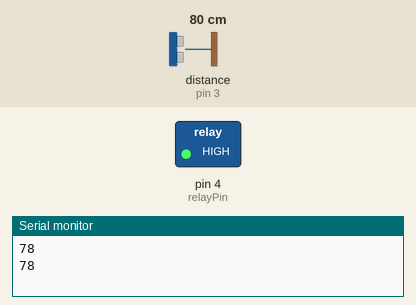
Recording of a sketch running on a simulated Arduino Uno, built with avr-gcc and run on an emulated ATmega328P. Shown: switched loads named in the sketch (green lamp = pin HIGH), the last lines printed to the serial monitor. Wiring (inferred from the names in the program): ultrasonic range finder: trigger pin 2; echo pin 3. Inputs (shaded band) come from the test bench; at power-on: distance to the obstacle (sensor on pin 3) 80 cm. The echo pulse lasts 58.3 µs per cm; pins used as bus, display or sensor lines are not drawn.

Above: at 1.8 s.
1.9 s: distance to the obstacle (sensor on pin 3) set to 9 cm
3.4 s: distance to the obstacle (sensor on pin 3) set to 6 cm
At 5.2 s:
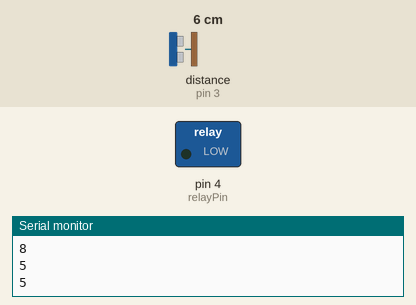
5.5 s: distance to the obstacle (sensor on pin 3) set to 18 cm
At 7.0 s:
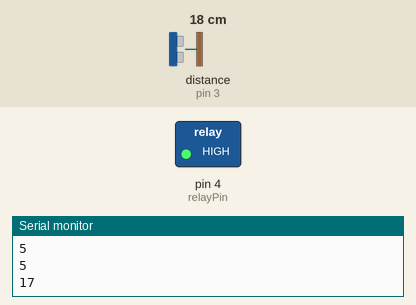
7.5 s: distance to the obstacle (sensor on pin 3) set to 2 cm
At 8.6 s:
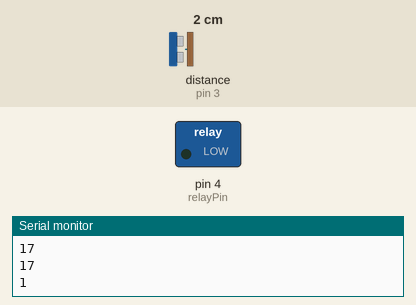
Timing chart, 0 to 10.5 s (numbered marks = the images above; inputs shaded):
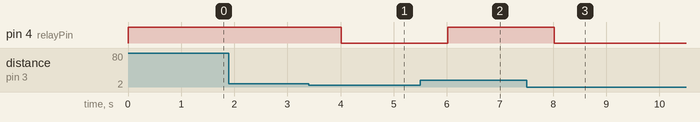

Measured:
- the behaviour switches between 8 and 7 cm on distance to the obstacle (sensor on pin 3) (found by bisection; images 0 and 1)
- after the input at 3.4 s, pin 4 (relayPin): HIGH → LOW after 0.61 s
- after the input at 5.5 s, pin 4 (relayPin): LOW → HIGH after 0.52 s
- after the input at 7.5 s, pin 4 (relayPin): HIGH → LOW after 0.52 s

The sketch:

Arduino.ino
```cpp
const int trigPin = 2;
const int echoPin = 3;

const int relayPin = 4;

long duration;
int distance;

void setup() {

  pinMode(trigPin, OUTPUT);
  pinMode(echoPin, INPUT);
  pinMode(relayPin, OUTPUT);
  digitalWrite(relayPin, LOW);

  Serial.begin(9600);
}

void loop() {
  digitalWrite(trigPin, LOW);
  delayMicroseconds(2);
  digitalWrite(trigPin, HIGH);
  delayMicroseconds(10);
  digitalWrite(trigPin, LOW);

  duration = pulseIn(echoPin, HIGH);
  distance = duration * 0.034 / 2;

  Serial.println(distance);

  if (distance > 6) {
    digitalWrite(relayPin, HIGH);
  } else {
    digitalWrite(relayPin, LOW);
  }

  delay(1000);
}
```
